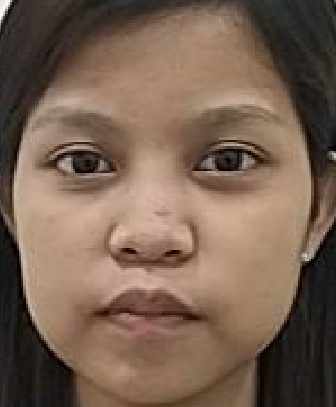
#> input picture dataset/Charlene Cortes_User.1.102.jpg, 336 x 407 px; its folder holds only this picture in this run
$ python pangtest.py
#> lines starting #> are read from the running program, lines starting #| are printed output that depends on the picture
import cv2
import numpy as np
from PIL import Image, ImageEnhance
import os
from sklearn.model_selection import train_test_split
from sklearn.metrics import accuracy_score, precision_score, recall_score, f1_score, confusion_matrix, classification_report
import matplotlib.pyplot as plt
import seaborn as sns

recognizer = cv2.face.LBPHFaceRecognizer_create()

# Define the path using a raw string
path = r"dataset"
output_dir = "processed_images"

if not os.path.exists(output_dir):
    os.makedirs(output_dir)

def preprocess_image(image_path):
    """ Load an image, convert to grayscale, resize, and enhance. """
    face_image = Image.open(image_path).convert('L')
    # Resize image to ensure uniformity
    face_image = face_image.resize((200, 200), Image.Resampling.LANCZOS)
    # Optionally enhance the image by adjusting contrast and sharpness
    enhancer = ImageEnhance.Contrast(face_image)
    face_image = enhancer.enhance(1.5)
    enhancer = ImageEnhance.Sharpness(face_image)
    face_image = enhancer.enhance(2.0)
    face_np = np.array(face_image, 'uint8')
    return face_np

def getImageID(path):
#> called with path = 'dataset'
    image_paths = []
    for root, dirs, files in os.walk(path):
        for file in files:
            if file.endswith(('.png', '.jpg', '.jpeg')):
                image_paths.append(os.path.join(root, file))

    print("Image paths found:", image_paths)
    faces = []
    ids = []

    if not image_paths:
        print("No images found. Check the directory path and image file extensions.")
        return ids, faces

    for image_path in image_paths:
        face_np = preprocess_image(image_path)
#> in preprocess_image, `face_image = Image.open(image_path).convert('L')`:
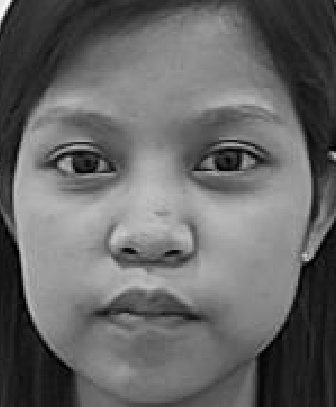
#> face_image: PIL image 336x407 L; min 0, max 255, mean 102.4
#> in preprocess_image, `face_image = face_image.resize((200, 200), Image.Resampling.LANCZOS)`:
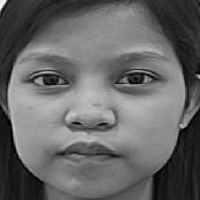
#> face_image: PIL image 200x200 L; min 0, max 250, mean 102.4
#> in preprocess_image, `face_image = enhancer.enhance(1.5)`:
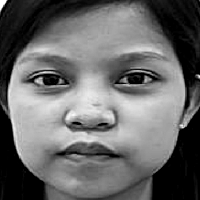
#> face_image: PIL image 200x200 L; min 0, max 255, mean 104.1

        filename = os.path.basename(image_path)
        try:
            id_part = filename.split('_')[1]
            user_id = int(id_part.split('.')[1])  # Split by '.' and take the second part as ID
        except Exception as e:
            print(f"Failed to process file {filename}: {e}")
            continue

        # Add the original face and augmented versions
        faces.append(face_np)
        ids.append(user_id)

        # Data augmentation: flipping the image
        flipped_img = np.fliplr(face_np)
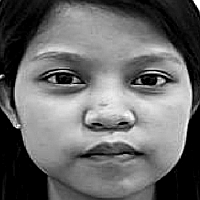
#> flipped_img: shape (200, 200); min 0, max 255, mean 104.4
        faces.append(flipped_img)
        ids.append(user_id)

        output_path = os.path.join(output_dir, filename)
        cv2.imwrite(output_path, face_np)

        cv2.imshow("Training", face_np)
        if cv2.waitKey(10) & 0xFF == ord('q'):
#> (key q is pressed here)
            break

    cv2.destroyAllWindows()
    return ids, faces

IDs, face_data = getImageID(path)
#> IDs = [1, 1]; face_data = 2 items
print("IDs:", IDs)
#| IDs: [1, 1]
print("Number of faces loaded:", len(face_data))
#| Number of faces loaded: 2

if len(face_data) > 1:
    train_data, test_data, train_label, test_label = train_test_split(face_data, IDs, test_size=0.2, random_state=42)
#> train_data = 1 item; test_data = 1 item; train_label = [1]; test_label = [1]

    recognizer.train(face_data, np.array(IDs))
    recognizer.write("Trainer.yml")
    print("Training Completed............")

    # Evaluate on training data
    train_pred = [recognizer.predict(img)[0] for img in train_data]
#> train_pred = [1]
    train_accuracy = accuracy_score(train_label, train_pred)
#> train_accuracy = 1
    train_precision = precision_score(train_label, train_pred, average='macro')
#> train_precision = 1
    train_recall = recall_score(train_label, train_pred, average='macro')
#> train_recall = 1
    train_f1 = f1_score(train_label, train_pred, average='macro')
#> train_f1 = 1
    train_cm = confusion_matrix(train_label, train_pred)
#> train_cm = [1]
    train_report = classification_report(train_label, train_pred)

    plt.figure(figsize=(8, 6))
    sns.heatmap(train_cm, annot=True, cmap='Blues', fmt='g')
    plt.title('Confusion Matrix (Training)')
    plt.xlabel('Predicted')
    plt.ylabel('Actual')
    plt.show()
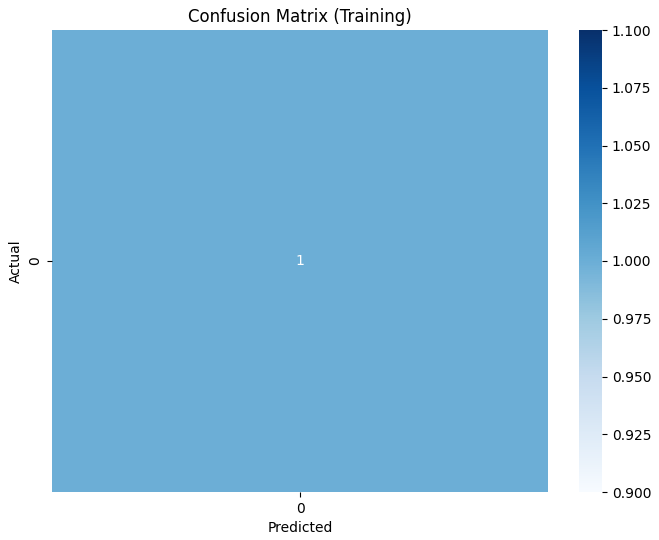
#> figure drawn by matplotlib, 2 panels

    # Visualization: Classification Report
    print("Classification Report (Training):")
    print(train_report)
#|               precision    recall  f1-score   support
#|            1       1.00      1.00      1.00         1
#|     accuracy                           1.00         1
#|    macro avg       1.00      1.00      1.00         1
#| weighted avg       1.00      1.00      1.00         1

    # Write training evaluation metrics to a file
    with open("training_evaluation.txt", "w") as f:
        f.write("Training Metrics:\n")
        f.write(f"Accuracy: {train_accuracy}\n")
        f.write(f"Precision: {train_precision}\n")
        f.write(f"Recall: {train_recall}\n")
        f.write(f"F1 Score: {train_f1}\n")
        f.write("\nClassification Report:\n")
        f.write(train_report)

    print("Training Metrics:")
    print(f"Accuracy: {train_accuracy}")
#| Accuracy: 1.0
    print(f"Precision: {train_precision}")
#| Precision: 1.0
    print(f"Recall: {train_recall}")
#| Recall: 1.0
    print(f"F1 Score: {train_f1}")
#| F1 Score: 1.0

    # Evaluate on testing data
    test_pred = [recognizer.predict(img)[0] for img in test_data]
#> test_pred = [1]
    test_accuracy = accuracy_score(test_label, test_pred)
#> test_accuracy = 1
    test_precision = precision_score(test_label, test_pred, average='macro')
#> test_precision = 1
    test_recall = recall_score(test_label, test_pred, average='macro')
#> test_recall = 1
    test_f1 = f1_score(test_label, test_pred, average='macro')
#> test_f1 = 1
    test_cm = confusion_matrix(test_label, test_pred)
#> test_cm = [1]
    test_report = classification_report(test_label, test_pred)

    # Visualization: Confusion Matrix
    plt.figure(figsize=(8, 6))
    sns.heatmap(test_cm, annot=True, cmap='Blues', fmt='g')
    plt.title('Confusion Matrix (Testing)')
    plt.xlabel('Predicted')
    plt.ylabel('Actual')
    plt.show()

    # Visualization: Classification Report
    print("Classification Report (Testing):")
    print(test_report)
#|               precision    recall  f1-score   support
#|            1       1.00      1.00      1.00         1
#|     accuracy                           1.00         1
#|    macro avg       1.00      1.00      1.00         1
#| weighted avg       1.00      1.00      1.00         1

    # Write testing evaluation metrics to a file
    with open("testing_evaluation.txt", "w") as f:
        f.write("Testing Metrics:\n")
        f.write(f"Accuracy: {test_accuracy}\n")
        f.write(f"Precision: {test_precision}\n")
        f.write(f"Recall: {test_recall}\n")
        f.write(f"F1 Score: {test_f1}\n")
        f.write("\nClassification Report:\n")
        f.write(test_report)

    print("Testing Metrics:")
    print(f"Accuracy: {test_accuracy}")
#| Accuracy: 1.0
    print(f"Precision: {test_precision}")
#| Precision: 1.0
    print(f"Recall: {test_recall}")
#| Recall: 1.0
    print(f"F1 Score: {test_f1}")
#| F1 Score: 1.0

else:
    print("Insufficient data for training. Need more than one sample.")

$ run again, on dataset/Charlene Cortes_User.1.213.jpg
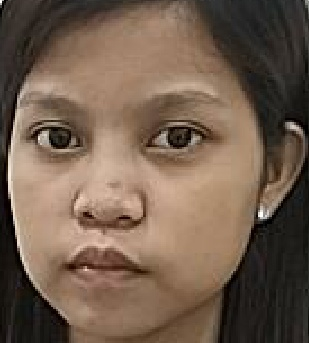
#> input picture dataset/Charlene Cortes_User.1.213.jpg, 309 x 343 px
#> in preprocess_image, `face_image = enhancer.enhance(1.5)`:
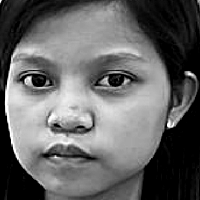
#> face_image: PIL image 200x200 L; min 0, max 255, mean 100.4
#> in getImageID, `flipped_img = np.fliplr(face_np)`:
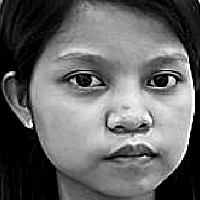
#> flipped_img: shape (200, 200); min 0, max 255, mean 100.7
#> IDs = [1, 1]; face_data = 2 items
#| IDs: [1, 1]
#| Number of faces loaded: 2
#> train_data = 1 item; train_label = [1]
#> train_accuracy = 1
#> train_cm = [1]
#|               precision    recall  f1-score   support
#|            1       1.00      1.00      1.00         1
#|     accuracy                           1.00         1
#|    macro avg       1.00      1.00      1.00         1
#| weighted avg       1.00      1.00      1.00         1
#| Accuracy: 1.0
#| Precision: 1.0
#| Recall: 1.0
#| F1 Score: 1.0
#> test_accuracy = 1
#> test_cm = [1]
#|               precision    recall  f1-score   support
#|            1       1.00      1.00      1.00         1
#|     accuracy                           1.00         1
#|    macro avg       1.00      1.00      1.00         1
#| weighted avg       1.00      1.00      1.00         1
#| Accuracy: 1.0
#| Precision: 1.0
#| Recall: 1.0
#| F1 Score: 1.0

$ run again, on dataset/Charlene Cortes_User.1.24.jpg
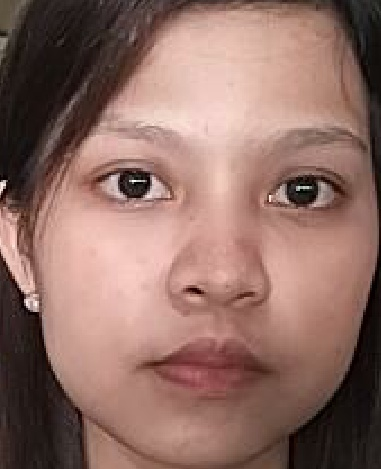
#> input picture dataset/Charlene Cortes_User.1.24.jpg, 381 x 469 px
#> in preprocess_image, `face_image = enhancer.enhance(1.5)`:
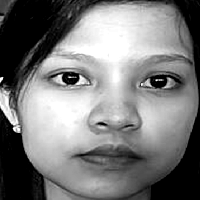
#> face_image: PIL image 200x200 L; min 0, max 255, mean 122.1
#> in getImageID, `flipped_img = np.fliplr(face_np)`:
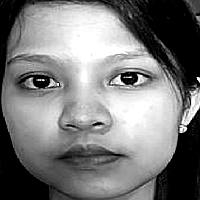
#> flipped_img: shape (200, 200); min 0, max 255, mean 122.3
#> IDs = [1, 1]; face_data = 2 items
#| IDs: [1, 1]
#| Number of faces loaded: 2
#> train_data = 1 item; train_label = [1]
#> train_accuracy = 1
#> train_cm = [1]
#|               precision    recall  f1-score   support
#|            1       1.00      1.00      1.00         1
#|     accuracy                           1.00         1
#|    macro avg       1.00      1.00      1.00         1
#| weighted avg       1.00      1.00      1.00         1
#| Accuracy: 1.0
#| Precision: 1.0
#| Recall: 1.0
#| F1 Score: 1.0
#> test_accuracy = 1
#> test_cm = [1]
#|               precision    recall  f1-score   support
#|            1       1.00      1.00      1.00         1
#|     accuracy                           1.00         1
#|    macro avg       1.00      1.00      1.00         1
#| weighted avg       1.00      1.00      1.00         1
#| Accuracy: 1.0
#| Precision: 1.0
#| Recall: 1.0
#| F1 Score: 1.0

$ run again, on dataset/Charlene Cortes_User.1.118.jpg
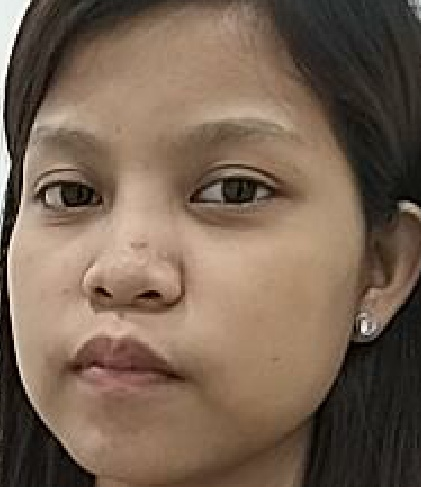
#> input picture dataset/Charlene Cortes_User.1.118.jpg, 421 x 487 px
#> in preprocess_image, `face_image = enhancer.enhance(1.5)`:
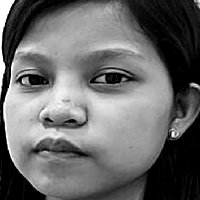
#> face_image: PIL image 200x200 L; min 0, max 255, mean 104.6
#> in getImageID, `flipped_img = np.fliplr(face_np)`:
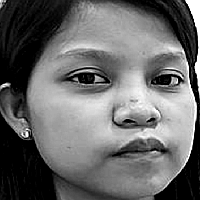
#> flipped_img: shape (200, 200); min 0, max 255, mean 104.8
#> IDs = [1, 1]; face_data = 2 items
#| IDs: [1, 1]
#| Number of faces loaded: 2
#> train_data = 1 item; train_label = [1]
#> train_accuracy = 1
#> train_cm = [1]
#|               precision    recall  f1-score   support
#|            1       1.00      1.00      1.00         1
#|     accuracy                           1.00         1
#|    macro avg       1.00      1.00      1.00         1
#| weighted avg       1.00      1.00      1.00         1
#| Accuracy: 1.0
#| Precision: 1.0
#| Recall: 1.0
#| F1 Score: 1.0
#> test_accuracy = 1
#> test_cm = [1]
#|               precision    recall  f1-score   support
#|            1       1.00      1.00      1.00         1
#|     accuracy                           1.00         1
#|    macro avg       1.00      1.00      1.00         1
#| weighted avg       1.00      1.00      1.00         1
#| Accuracy: 1.0
#| Precision: 1.0
#| Recall: 1.0
#| F1 Score: 1.0
